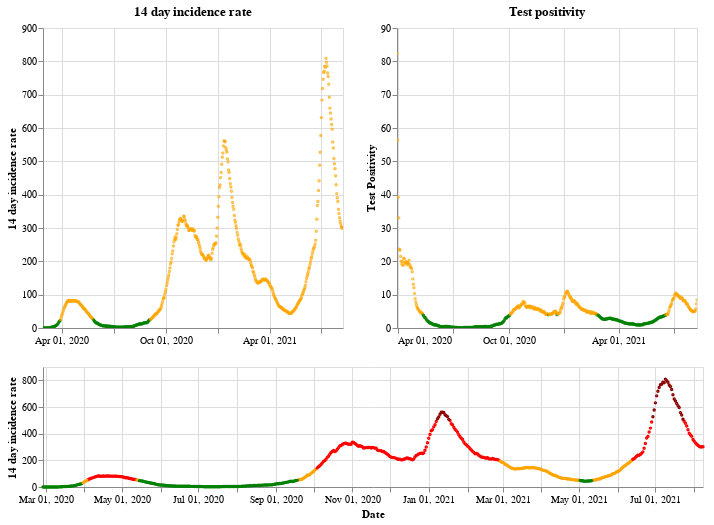

The code cell stored with this chart in its notebook:
### Markdown cell above
## Scotland

### Code cell
plot_traffic_light('Scotland')

### Figure 1 — Vega-Lite specification as saved in the notebook (floating-point values rounded to 4 significant figures; data arrays with more than 128 entries replaced by an {"elided": "..."} marker saying what was removed)
{"config": {"view": {"continuousWidth": 400, "continuousHeight": 300}}, "vconcat": [{"hconcat": [{"mark": {"type": "point", "size": 2}, "encoding": {"color": {"condition": {"value": "green", "test": "(datum.twoWeeklyCasesRate <= 25)"}, "value": "orange"}, "tooltip": [{"type": "nominal", "field": "areaName"}, {"type": "temporal", "field": "date"}, {"type": "quantitative", "field": "twoWeeklyCasesRate"}, {"type": "quantitative", "field": "testPositivity"}], "x": {"type": "temporal", "axis": {"title": ""}, "field": "date", "scale": {"domain": {"selection": "DateBrush"}}, "timeUnit": "yearmonthdate"}, "y": {"type": "quantitative", "axis": {"title": "14 day incidence rate"}, "field": "twoWeeklyCasesRate"}}, "title": "14 day incidence rate", "width": 300}, {"mark": {"type": "point", "size": 2}, "encoding": {"color": {"condition": {"value": "green", "test": "(datum.testPositivity <= 4)"}, "value": "orange"}, "tooltip": [{"type": "nominal", "field": "areaName"}, {"type": "temporal", "field": "date"}, {"type": "quantitative", "field": "twoWeeklyCasesRate"}, {"type": "quantitative", "field": "testPositivity"}], "x": {"type": "temporal", "axis": {"title": ""}, "field": "date", "scale": {"domain": {"selection": "DateBrush"}}, "timeUnit": "yearmonthdate"}, "y": {"type": "quantitative", "axis": {"title": "Test Positivity"}, "field": "testPositivity"}}, "title": "Test positivity", "width": 300}]}, {"layer": [{"mark": {"type": "point", "size": 2}, "encoding": {"color": {"condition": {"value": "orange", "test": "(((datum.testPositivity < 4) && (datum.twoWeeklyCasesRate >= 50)) && (datum.twoWeeklyCasesRate < 200))"}, "value": "red"}, "opacity": {"condition": {"value": 1, "test": "((datum.twoWeeklyCasesRate >= 50) && (datum.twoWeeklyCasesRate < 500))"}, "value": 0}, "tooltip": [{"type": "nominal", "field": "areaName"}, {"type": "temporal", "field": "date"}, {"type": "quantitative", "field": "twoWeeklyCasesRate"}, {"type": "quantitative", "field": "testPositivity"}], "x": {"type": "temporal", "axis": {"title": "Date"}, "field": "date", "timeUnit": "yearmonthdate"}, "y": {"type": "quantitative", "axis": {"title": "14 day incidence rate"}, "field": "twoWeeklyCasesRate"}}, "selection": {"DateBrush": {"type": "interval", "encodings": ["x"], "fields": ["Time"]}}}, {"mark": {"type": "point", "size": 2}, "encoding": {"color": {"value": "darkred"}, "opacity": {"condition": {"value": 1, "test": "(datum.twoWeeklyCasesRate >= 500)"}, "value": 0}, "tooltip": [{"type": "nominal", "field": "areaName"}, {"type": "temporal", "field": "date"}, {"type": "quantitative", "field": "twoWeeklyCasesRate"}, {"type": "quantitative", "field": "testPositivity"}], "x": {"type": "temporal", "axis": {"title": "Date"}, "field": "date", "timeUnit": "yearmonthdate"}, "y": {"type": "quantitative", "axis": {"title": "14 day incidence rate"}, "field": "twoWeeklyCasesRate"}}}, {"mark": {"type": "point", "size": 2}, "encoding": {"color": {"condition": {"value": "green", "test": "((datum.testPositivity < 4) && (datum.twoWeeklyCasesRate < 50))"}, "value": "orange"}, "opacity": {"condition": {"value": 1, "test": "(datum.twoWeeklyCasesRate < 50)"}, "value": 0}, "tooltip": [{"type": "nominal", "field": "areaName"}, {"type": "temporal", "field": "date"}, {"type": "quantitative", "field": "twoWeeklyCasesRate"}, {"type": "quantitative", "field": "testPositivity"}], "x": {"type": "temporal", "axis": {"title": "Date"}, "field": "date", "timeUnit": "yearmonthdate"}, "y": {"type": "quantitative", "axis": {"title": "14 day incidence rate"}, "field": "twoWeeklyCasesRate"}}}], "height": 120, "width": 660}], "data": {"name": "data-a4533259a978c28aa733c6d29533fc82"}, "$schema": "https://vega.github.io/schema/vega-lite/v4.8.1.json", "datasets": {"data-a4533259a978c28aa733c6d29533fc82": {"elided": "528 records"}}}
